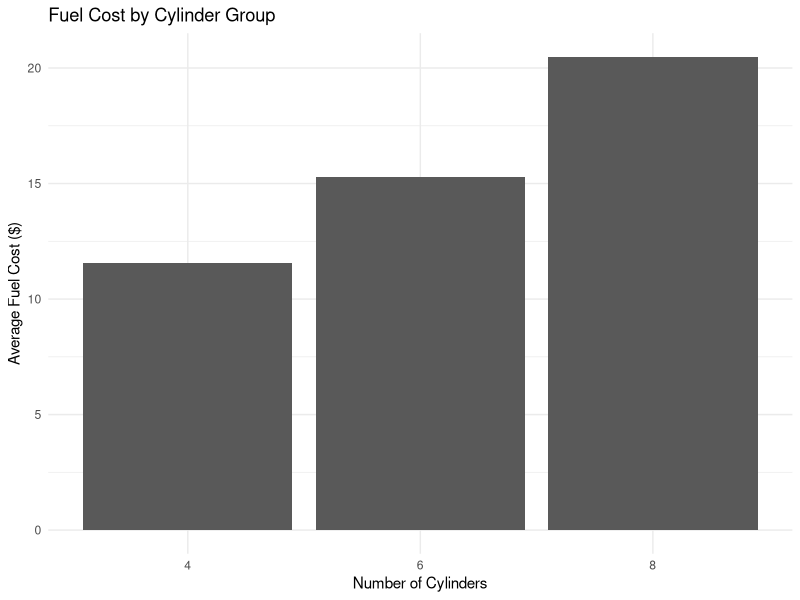

The R script that drew this image:
## ---- chunk 1
library(purrr)
## ---- chunk 2
#| warning: false
#| messages: false
library(purrr)
library(dplyr)

data <- mtcars
## ---- chunk 3
# Calculate the mean of each column
column_means <- map_dbl(data, mean)
column_means

# Calculate the standard deviation of each column
column_sds <- map_dbl(data, sd)
column_sds

# Calculate the range of each column
column_ranges <- map(data, range)
column_ranges

## ---- chunk 4
transformed_data <- map_if(data, ~ mean(.x) < 20, ~ .x * 100)
transformed_data <- as.data.frame(transformed_data)  # Convert back to data frame if desired
transformed_data
## ---- chunk 5
transform_column <- function(column) {
  if (mean(column) > 20) {
    log(column)
  } else {
    sqrt(column)
  }
}
## ---- chunk 6
transformed_data_custom <- map(data, transform_column)
transformed_data_custom <- as.data.frame(transformed_data_custom)
transformed_data_custom
## ---- chunk 7
# Split data by the number of cylinders
cyl_groups <- split(mtcars, mtcars$cyl)

# Calculate the mean for mpg, hp, and wt in each group
group_means <- map(cyl_groups, ~ map_dbl(.x[, c("mpg", "hp", "wt")], mean))
group_means
## ---- chunk 8
# Calculate mean and standard deviation for each column in each group
group_summary <- map(cyl_groups, ~ map(.x, function(col) {
  list(mean = mean(col), sd = sd(col))
}))

group_summary
## ---- chunk 9
# Function to assign fuel efficiency category based on mpg
fuel_efficiency <- function(row) {
  mpg <- row["mpg"]
  if (mpg > 25) {
    "High"
  } else if (mpg >= 20) {
    "Medium"
  } else {
    "Low"
  }
}

# Add fuel efficiency as a new column
mtcars$fuel_efficiency <- map_chr(asplit(mtcars, 1), fuel_efficiency)
mtcars
## ---- chunk 10
# Split by fuel efficiency
efficiency_groups <- split(mtcars, mtcars$fuel_efficiency)

# Calculate mean hp, wt, and qsec for each group
efficiency_summary <- map(efficiency_groups, ~ map_dbl(.x[, c("hp", "wt", "qsec")], mean))
efficiency_summary
## ---- chunk 11
# Calculate fuel cost based on mpg
calculate_fuel_cost <- function(mpg) {
  (100 / mpg) * 3
}

# Apply transformation to mpg column
mtcars$fuel_cost <- map_dbl(mtcars$mpg, calculate_fuel_cost)
mtcars
## ---- chunk 12
library(ggplot2)

# Calculate average fuel cost for each cylinder group
avg_fuel_cost <- mtcars %>%
  group_by(cyl) %>%
  summarize(avg_fuel_cost = mean(fuel_cost))

# Plot average fuel cost by cylinder count
ggplot(avg_fuel_cost, aes(x = factor(cyl), y = avg_fuel_cost)) +
  geom_bar(stat = "identity") +
  labs(x = "Number of Cylinders", 
       y = "Average Fuel Cost ($)", 
       title = "Fuel Cost by Cylinder Group") +
  theme_minimal()
## ---- chunk 13
    trials <- map(1:100, ~ t.test(rpois(10, 10), rpois(7, 10)))
## ---- chunk 14
    data(mtcars)
    formulas <- list(
      mpg ~ disp,
      mpg ~ I(1 / disp),
      mpg ~ disp + wt,
      mpg ~ I(1 / disp) + wt
    )
## ---- chunk 15
    bootstrap <- function(df) {
      df[sample(nrow(df), replace = TRUE), , drop = FALSE]
    }
    
    bootstraps <- map(1:10, ~ bootstrap(mtcars))
